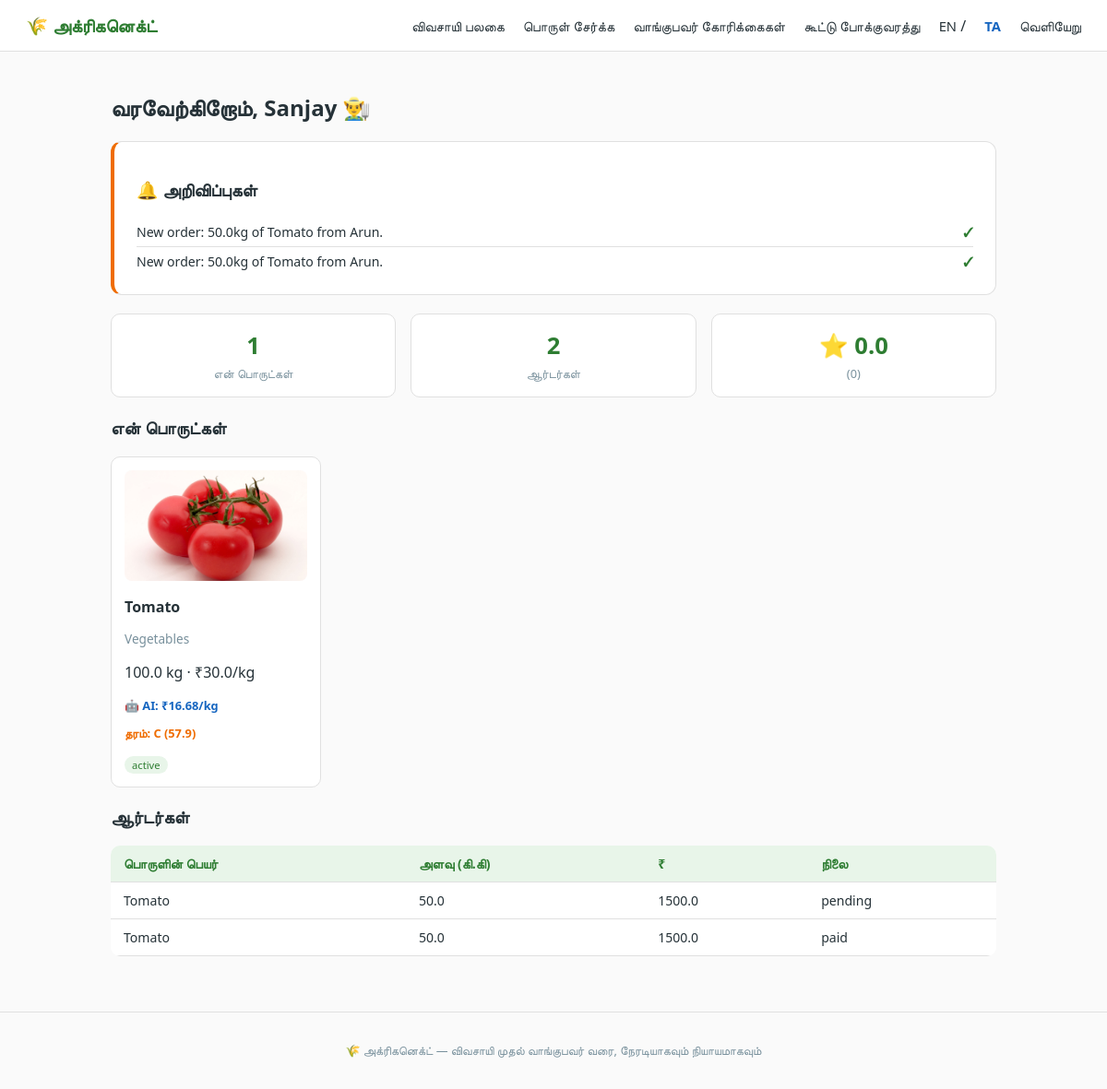
Page /farmer/dashboard (signed in) on the committed database.
### models.py (models this page shows, shortened)
class User(UserMixin, db.Model):
    id = db.Column(db.Integer, primary_key=True)
    name = db.Column(db.String(120), nullable=False)
    email = db.Column(db.String(160), unique=True, nullable=False)
    password_hash = db.Column(db.String(255), nullable=False)
    role = db.Column(db.String(20), nullable=False)  # 'farmer' or 'buyer'
    sub_type = db.Column(db.String(20))  # farmer: private/public | buyer: consumer/retailer/wholesale
    language = db.Column(db.String(2), default="en")  # 'en' or 'ta'
    lat = db.Column(db.Float, default=11.1085)   # default: Tiruppur, TN
    lon = db.Column(db.Float, default=77.3411)
    rating_avg = db.Column(db.Float, default=0.0)
    rating_count = db.Column(db.Integer, default=0)
    created_at = db.Column(db.DateTime, default=datetime.utcnow)
    products = db.relationship("Product", backref="farmer", lazy=True)

class Notification(db.Model):
    id = db.Column(db.Integer, primary_key=True)
    user_id = db.Column(db.Integer, db.ForeignKey("user.id"), nullable=False)
    message = db.Column(db.String(255), nullable=False)
    is_read = db.Column(db.Boolean, default=False)
    created_at = db.Column(db.DateTime, default=datetime.utcnow)

class Product(db.Model):
    id = db.Column(db.Integer, primary_key=True)
    farmer_id = db.Column(db.Integer, db.ForeignKey("user.id"), nullable=False)
    name = db.Column(db.String(160), nullable=False)
    category = db.Column(db.String(50), nullable=False)
    description = db.Column(db.Text, default="")
    quantity_kg = db.Column(db.Float, nullable=False)
    price_per_kg = db.Column(db.Float, nullable=False)
    ai_suggested_price = db.Column(db.Float)
    quality_score = db.Column(db.Float)
    quality_grade = db.Column(db.String(2))
    photo_path = db.Column(db.String(255))
    status = db.Column(db.String(20), default="active")  # active / sold / in_transport
    created_at = db.Column(db.DateTime, default=datetime.utcnow)

class Order(db.Model):
    id = db.Column(db.Integer, primary_key=True)
    buyer_id = db.Column(db.Integer, db.ForeignKey("user.id"), nullable=False)
    product_id = db.Column(db.Integer, db.ForeignKey("product.id"), nullable=False)
    farmer_id = db.Column(db.Integer, db.ForeignKey("user.id"), nullable=False)
    quantity_kg = db.Column(db.Float, nullable=False)
    total_price = db.Column(db.Float, nullable=False)
    payment_method = db.Column(db.String(20))  # cod / online
    status = db.Column(db.String(20), default="pending")  # pending / paid / delivered / rated
    created_at = db.Column(db.DateTime, default=datetime.utcnow)
    product = db.relationship("Product")

### app.py (the view)
@app.route("/farmer/dashboard")
@role_required("farmer")
def farmer_dashboard():
    products = Product.query.filter_by(farmer_id=current_user.id).order_by(Product.created_at.desc()).all()
    total_expense = 0  # placeholder ledger hook
    orders = Order.query.filter_by(farmer_id=current_user.id).order_by(Order.created_at.desc()).limit(10).all()
    notifications = Notification.query.filter_by(user_id=current_user.id, is_read=False).all()
    return render_template("farmer_dashboard.html", products=products,
                            total_expense=total_expense, orders=orders,
                            notifications=notifications)

### app.py (called while the page is built)
@login_manager.user_loader
def load_user(user_id):
    return db.session.get(User, int(user_id))

@app.before_request
def set_lang():
    g.lang = session.get("lang", "en")

def t(key):
    return TRANSLATIONS.get(g.lang, TRANSLATIONS["en"]).get(key, key)

@app.context_processor
def inject_globals():
    return {"lang": g.get("lang", "en"), "current_user": current_user}

def role_required(role):
    def decorator(fn):
        @functools.wraps(fn)
        @login_required
        def wrapper(*args, **kwargs):
            if current_user.role != role:
                flash("Access restricted.")
                return redirect(url_for("index"))
            return fn(*args, **kwargs)
        return wrapper
    return decorator

### templates/farmer_dashboard.html
{% extends "base.html" %}
{% block content %}
<h2>{{ t('welcome') }}, {{ current_user.name }} 👨‍🌾</h2>
{% if notifications %}
<div class="card notif-card">
  <h3>🔔 {{ t('notifications') }}</h3>
  {% for n in notifications %}
    <div class="notif-item">
      <span>{{ n.message }}</span>
      <a href="{{ url_for('mark_notification_read', notif_id=n.id) }}" class="mark-read">✓</a>
    </div>
  {% endfor %}
</div>
{% endif %}
<div class="stat-row">
  <div class="stat-box"><h3>{{ products|length }}</h3><p>{{ t('my_products') }}</p></div>
  <div class="stat-box"><h3>{{ orders|length }}</h3><p>{{ t('orders') }}</p></div>
  <div class="stat-box"><h3>⭐ {{ current_user.rating_avg }}</h3><p>({{ current_user.rating_count }})</p></div>
</div>
<h3>{{ t('my_products') }}</h3>
<div class="product-grid">
  {% for p in products %}
  <div class="product-card">
    {% if p.photo_path %}<img src="{{ url_for('static', filename=p.photo_path) }}">{% endif %}
    <h4>{{ p.name }}</h4>
    <p class="muted">{{ p.category }}</p>
    <p>{{ p.quantity_kg }} kg &middot; ₹{{ p.price_per_kg }}/kg</p>
    {% if p.ai_suggested_price %}<p class="ai-tag">🤖 AI: ₹{{ p.ai_suggested_price }}/kg</p>{% endif %}
    {% if p.quality_grade %}<p class="grade-tag">{{ t('quality_grade') }}: {{ p.quality_grade }} ({{ p.quality_score }})</p>{% endif %}
    <span class="status-badge status-{{ p.status }}">{{ p.status }}</span>
  </div>
  {% else %}
  <p class="muted">No products listed yet. <a href="{{ url_for('product_new') }}">{{ t('add_product') }}</a></p>
  {% endfor %}
</div>
<h3>{{ t('orders') }}</h3>
<table class="data-table">
  <tr><th>{{ t('product_name') }}</th><th>{{ t('quantity_kg') }}</th><th>₹</th><th>{{ t('status') }}</th></tr>
  {% for o in orders %}
  <tr>
    <td>{{ o.product.name if o.product else '-' }}</td>
    <td>{{ o.quantity_kg }}</td>
    <td>{{ o.total_price }}</td>
    <td>{{ o.status }}</td>
  </tr>
  {% endfor %}
</table>
{% endblock %}

### templates/base.html (shortened to what this page needs)
<!DOCTYPE html>
<html lang="{{ lang }}">
<head>
<link rel="stylesheet" href="{{ url_for('static', filename='css/style.css') }}">
</head>
<body>
<header class="navbar">
  <a class="brand" href="{{ url_for('index') }}">🌾 {{ t('site_name') }}</a>
  <nav>
    {% if current_user.is_authenticated %}
      {% if current_user.role == 'farmer' %}
        <a href="{{ url_for('farmer_dashboard') }}">{{ t('dashboard') }}</a>
        <a href="{{ url_for('product_new') }}">{{ t('add_product') }}</a>
        <a href="{{ url_for('farmer_requests') }}">{{ t('requests') }}</a>
      {% else %}
        <a href="{{ url_for('buyer_dashboard') }}">{{ t('dashboard') }}</a>
        <a href="{{ url_for('buyer_search') }}">{{ t('search_products') }}</a>
      {% endif %}
      <a href="{{ url_for('transport_view') }}">{{ t('shared_transport') }}</a>
      <span class="lang-toggle">
        <a href="{{ url_for('set_language', lang='en') }}" class="{{ 'active' if lang=='en' else '' }}">EN</a>
        /
        <a href="{{ url_for('set_language', lang='ta') }}" class="{{ 'active' if lang=='ta' else '' }}">TA</a>
      </span>
      <a href="{{ url_for('logout') }}">{{ t('logout') }}</a>
    {% endif %}
  </nav>
</header>
<main class="container">
  {% block content %}{% endblock %}
</main>
<footer>
  <p>🌾 {{ t('site_name') }} &mdash; {{ t('tagline') }}</p>
</footer>
</body>
</html>

### static/css/style.css (style rules this page uses)
:root { --green: #2e7d32; --green-light: #e8f5e9; --blue: #1565c0; --blue-light: #e3f2fd; --orange: #ef6c00; --text: #263238; --muted: #78909c; --border: #e0e0e0; --bg: #fafafa; }
* { box-sizing: border-box; }
body { font-family: 'Segoe UI', Roboto, Arial, sans-serif; margin: 0; background: var(--bg); color: var(--text); }
.navbar { display: flex; justify-content: space-between; align-items: center; padding: 14px 28px; background: white; border-bottom: 1px solid var(--border); position: sticky; top: 0; z-index: 10; }
.brand { font-weight: 700; font-size: 1.2rem; color: var(--green); text-decoration: none; }
.navbar nav a { margin-left: 16px; text-decoration: none; color: var(--text); font-size: 0.92rem; }
.lang-toggle a { color: var(--muted); }
.lang-toggle a.active { color: var(--blue); font-weight: 700; }
.container { max-width: 1000px; margin: 0 auto; padding: 24px 20px 60px; }
.card { background: white; border: 1px solid var(--border); border-radius: 12px; padding: 20px 24px; margin-bottom: 20px; }
.stat-row { display: flex; gap: 16px; margin: 20px 0; }
.stat-box { flex: 1; background: white; border: 1px solid var(--border); border-radius: 10px; text-align: center; padding: 16px; }
.stat-box h3 { margin: 0; color: var(--green); font-size: 1.6rem; }
.stat-box p { margin: 4px 0 0; color: var(--muted); font-size: 0.8rem; }
.product-grid { display: grid; grid-template-columns: repeat(auto-fill, minmax(200px, 1fr)); gap: 16px; margin-top: 12px; }
.product-card { background: white; border: 1px solid var(--border); border-radius: 10px; padding: 14px; }
.product-card img { width: 100%; height: 120px; object-fit: cover; border-radius: 8px; margin-bottom: 8px; }
.product-card h4 { margin: 4px 0 0; }
.muted { color: var(--muted); font-size: 0.85rem; }
.ai-tag { color: var(--blue); font-size: 0.8rem; font-weight: 600; }
.grade-tag { color: var(--orange); font-size: 0.8rem; font-weight: 600; }
.status-badge { display: inline-block; font-size: 0.7rem; padding: 2px 8px; border-radius: 10px; background: var(--green-light); color: var(--green); }
.data-table { width: 100%; border-collapse: collapse; margin-top: 10px; background: white; border-radius: 10px; overflow: hidden; }
.data-table th, .data-table td { padding: 10px 14px; border-bottom: 1px solid var(--border); text-align: left; font-size: 0.88rem; }
.data-table th { background: var(--green-light); color: var(--green); }
.notif-card { border-left: 4px solid var(--orange); }
.notif-item { display: flex; justify-content: space-between; align-items: center; padding: 6px 0; border-bottom: 1px solid var(--border); font-size: 0.88rem; }
.notif-item:last-child { border-bottom: none; }
.mark-read { color: var(--green); text-decoration: none; font-weight: 700; }
footer { text-align: center; color: var(--muted); font-size: 0.8rem; padding: 20px; border-top: 1px solid var(--border); }

### rows in the picture
User: name "Sanjay", rating_avg "0.0", rating_count "0"
Notification: message "New order: 50.0kg of Tomato from Arun."
Notification: message "New order: 50.0kg of Tomato from Arun."
Product: photo_path (picture), name "Tomato", category "Vegetables", quantity_kg "100.0", price_per_kg "30.0", ai_suggested_price "16.68", t "தரம்", quality_grade "C", quality_score "57.9", status "active"
Order: product "Tomato", quantity_kg "50.0", total_price "1500.0", status "pending"
Order: product "Tomato", quantity_kg "50.0", total_price "1500.0", status "paid"

### other values in the picture
{{ t('site_name') }} "அக்ரிகனெக்ட்"
{{ t('dashboard') }} "விவசாயி பலகை"
{{ t('add_product') }} "பொருள் சேர்க்க"
{{ t('requests') }} "வாங்குபவர் கோரிக்கைகள்"
{{ t('shared_transport') }} "கூட்டு போக்குவரத்து"
{{ t('logout') }} "வெளியேறு"
{{ t('welcome') }} "வரவேற்கிறோம்"
{{ t('notifications') }} "அறிவிப்புகள்"
{{ products|length }} "1"
{{ t('my_products') }} "என் பொருட்கள்"
{{ orders|length }} "2"
{{ t('orders') }} "ஆர்டர்கள்"
{{ t('product_name') }} "பொருளின் பெயர்"
{{ t('quantity_kg') }} "அளவு (கி.கி)"
{{ t('status') }} "நிலை"
